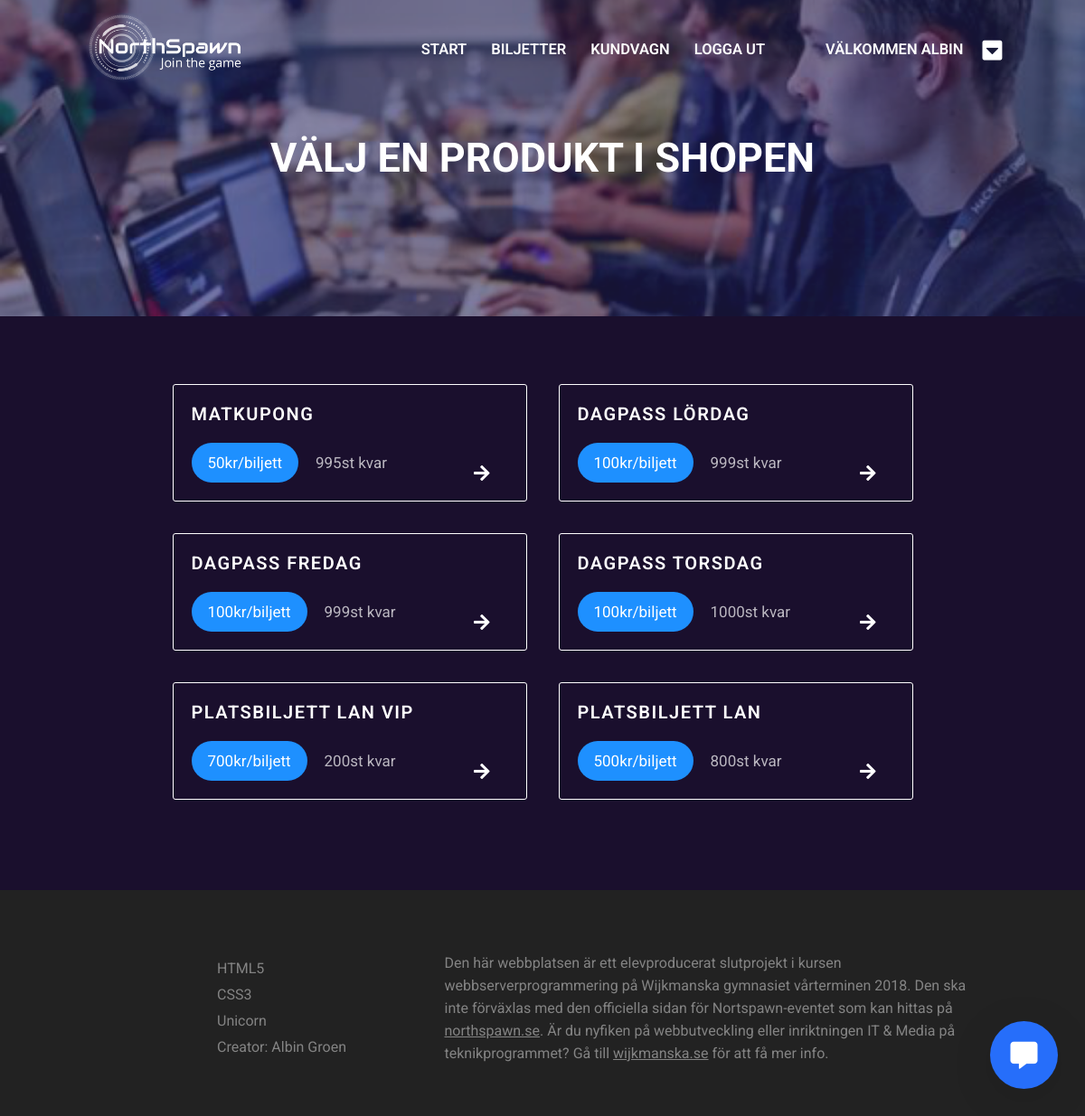
/index.php?pageid=products (signed in), run on the app's committed database.
### tables this page shows
CREATE TABLE users (user_id INTEGER PRIMARY KEY AUTOINCREMENT UNIQUE NOT NULL, user_firstName VARCHAR NOT NULL, user_lastName VARCHAR NOT NULL, user_email VARCHAR UNIQUE, user_password NOT NULL, admin BOOLEAN DEFAULT FALSE NOT NULL);

CREATE TABLE products (product_id INTEGER PRIMARY KEY AUTOINCREMENT NOT NULL UNIQUE, product_name VARCHAR UNIQUE NOT NULL, product_cost INTEGER, product_stock INTEGER, product_desc VARCHAR);

### index.php (called while the page is built, shortened)
<?php
  $db = new PDO("sqlite:Northspawn.db");
  if(!empty($_SESSION['user'])){
    $user_email = $_SESSION['user'];
    $stmt = $db->prepare("SELECT user_firstName FROM users WHERE user_email = '{$user_email}'");
    $stmt->execute();
    $user = $stmt->fetch();
    $displayUser = $user[0];
  } else {
    $user_email = null;
    $displayUser = null;
  }
	if(empty($_GET['pageid']))
	{
    $pageid = "landing";
	}
	else
	{
    $pageid = htmlspecialchars($_GET['pageid']);
  }
  require("incs/header/header.php");
  ?>
  <?php
  require("pages/{$pageid}/{$pageid}.php");
  require("incs/feedBackModal/feedBackModal.php");
  require("incs/footer/footer.php");
  ?>

### pages/products/products.php (the view, shortened to what this page needs)
<?php
    $stmtProducts = $db->prepare("SELECT * FROM products");
    $stmtProducts->execute();
?>
<div class="content">
    <div class="products">
    <?php
        while($product = $stmtProducts->fetch()){
            echo <<<PRODUCT
            <div class="product" >
                <form method="post" action="index.php?pageid=cart" >
                <h2>{$product['product_name']}</h2>
                <h3>{$product['product_cost']}kr/biljett</h3>
                <h3>{$product['product_stock']}st kvar</h3>
                    <input type="hidden" name="product" value={$product['product_name']}>
                    <input type="hidden" name="product_id" value={$product['product_id']}>
                    <input type="hidden" name="product_cost" value={$product['product_cost']}>
                    <button></button>
                </form>
                <i class="fas fa-arrow-right"></i>
            </div>
PRODUCT;
        }
    ?>
    </div>
</div>

### incs/header/header.php (shortened to what this page needs)
<?php
  if(!isset($_GET['pageid'])){
    $title = "Lan. E-sport. Gaming. Hackathon. Expo. Välkommen till Northspawn";
    $header = "700";
  } elseif ($_GET['pageid'] === 'landing') {
    $title = "Lan. E-sport. Gaming. Hackathon. Expo. Välkommen till Northspawn";
    $header = "700";
  } elseif ($_GET['pageid'] === 'login') {
    $title = "Logga in på Northspawn";
    $header = "350";
  } elseif ($_GET['pageid'] === 'register') {
    $title = "Registrera hos Northspawn";
    $header = "350";
  }  elseif ($_GET['pageid'] === 'feedback') {
    $title = "Northspawn - feedback";
    $header = "350";
  } elseif ($_GET['pageid'] === 'products') {
    $title = "Välj en produkt i shopen";
    $header = "350";
  } elseif ($_GET['pageid'] === 'cart') {
    $title = "Northspawn - Kundvagn";
    $header = "350";
  } elseif ($_GET['pageid'] === 'orders') {
    $title = "Northspawn - Ordrar";
    $header = "250";
  } elseif ($_GET['pageid'] === 'products') {
    $title = "Northspawn - Biljetter";
    $header = "250";
  } elseif ($_GET['pageid'] === 'checkout') {
    $title = "Northspawn - Köp genomfört";
    $header = "300";
  } elseif ($_GET['pageid'] === 'addNews') {
    $title = "Northspawn - Lägg till nyhet";
    $header = "300";
  } elseif ($_GET['pageid'] === 'profile') {
    $title = "Northspawn - Din profil";
    $header = "300";
  }
?>
<!DOCTYPE html>
<html lang="sv">
<head>
  <link rel="stylesheet" href="https://use.fontawesome.com/releases/v5.0.12/css/solid.css">
  <link rel="stylesheet" href="https://use.fontawesome.com/releases/v5.0.12/css/fontawesome.css">
</head>
<body>
<nav>
  <ul>
    <div class="left">
      <a href="index.php">
        <img class="logo" src="./imgs/logo_jointhegame_vit.png" alt="Logotyp">
      </a>
    </div>
    <div class="right" >
      <li><a href="index.php">Start</a></li>
      <li><a href="index.php?pageid=products">Biljetter</a></li>
    <?php
      if(!empty($_SESSION['user'])){
        echo <<<MESSAGE
        <li><a href="index.php?pageid=cart">Kundvagn</a></li>
        <li><a href="index.php?pageid=landing&logout=true">Logga ut</a></li>
        <li class="message" ><a href="index.php?pageid=profile">Välkommen {$displayUser}</a></li>
MESSAGE;
        if(!empty($_SESSION['admin'])){
          if($_SESSION['admin'] === 'TRUE'){
            echo <<<EXTRA
            <li><i id="menuBtn" class="fas fa-caret-square-down"></i></li>
            <li><i id="closeBtn" class="fas fa-minus-square"></i></li>
            <div id="menu">
              <ul>
                <li><a href=index.php?pageid=orders>Se ordrar</a></li>
                <li><a href="index.php?pageid=addNews">Lägg till nyhet</a></li>
                <li><a href="index.php?pageid=feedback">Se feedback</a></li>
              </ul>
            </div>
EXTRA;
          } else {
            echo "<a href=index.php?pageid=profile><div class=thumbnail></div></a>";
          }
        }
      } else {
        echo <<<CONTENT
        <li><a href=index.php?pageid=login>Logga in</a></li>
        <li><a href="index.php?pageid=register">Registrera</a></li>
CONTENT;
      }
    ?>
    </div>
  </ul>
</nav>
<div class="header" style="min-height: <?php echo $header; ?>px" >
  <h1><?php echo $title; ?></h1>
</div>

### data on the page
users: user_firstName "ALBIN"
products: product_name "MATKUPONG", product_cost "50", product_stock "995"
products: product_name "DAGPASS LÖRDAG", product_cost "100", product_stock "999"
products: product_name "DAGPASS FREDAG", product_cost "100", product_stock "999"
products: product_name "DAGPASS TORSDAG", product_cost "100", product_stock "1000"
products: product_name "PLATSBILJETT LAN VIP", product_cost "700", product_stock "200"
products: product_name "PLATSBILJETT LAN", product_cost "500", product_stock "800"

### other printed values
$title "VÄLJ EN PRODUKT I SHOPEN"
